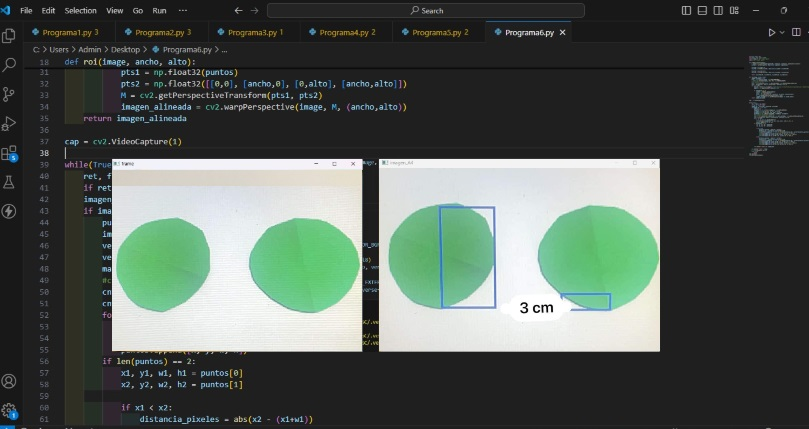
#> input picture Evidencia.jpg, 809 x 429 px, given in place of the camera
$ python Programa6.py
#> lines starting #> are read from the running program, lines starting #| are printed output that depends on the picture; after the words box and inside, x2 and y2 are one past the last pixel; in counts of white or black regions, pixels touching at a corner belong together
#> further down, frame is the input picture: shape (429, 809, 3); mean B, G, R 83.4, 89.6, 80.5
from ast import Not
from email.mime import image
import numpy as np
import cv2

def ordenar_puntos(puntos):
    n_puntos = np.concatenate([puntos[0], puntos[1], puntos[2], puntos[3]]).tolist()
    y_order = sorted(n_puntos, key=lambda n_puntos: n_puntos[1])

    x1_order = y_order[:2]
    x1_order = sorted(x1_order, key=lambda x1_order: x1_order[0])

    x2_order = y_order[2:4]
    x2_order = sorted(x2_order, key=lambda x2_order: x2_order[0])

    return [x1_order[0], x1_order[1], x2_order[0], x2_order[1]]

def roi(image, ancho, alto):
#> called with ancho = 720, alto = 509
    imagen_alineada = None
    gray = cv2.cvtColor(image, cv2.COLOR_BGR2GRAY)
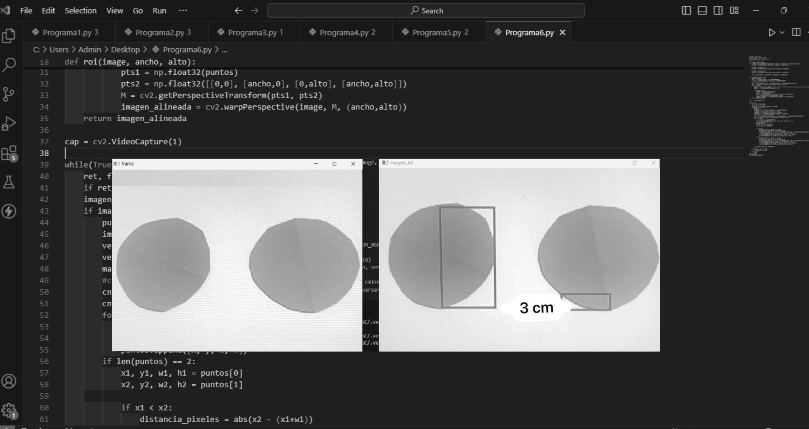
#> gray: shape (429, 809); min 0, max 255, mean 86.1
    _, th = cv2.threshold(gray, 150, 255, cv2.THRESH_BINARY)
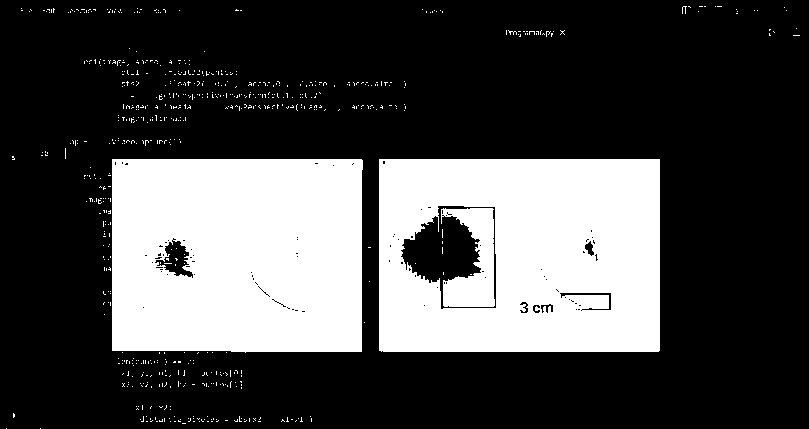
#> th: shape (429, 809); 28.5% white; 677 white regions (674 under 20 px)
    #cv2.imshow('th',th)
    cnts = cv2.findContours(th, cv2.RETR_EXTERNAL, cv2.CHAIN_APPROX_SIMPLE)[0]
#> cnts = 661 contours, 659 with area under 20; largest, box (x1, y1, x2, y2) and area: (379, 159, 660, 352) 53757, (112, 159, 363, 353) 47700
    cnts = sorted(cnts, key=cv2.contourArea, reverse=True)[:1]
#> cnts = 1 contour; box (x1, y1, x2, y2) and area: (379, 159, 660, 352) 53757
    for c in cnts:
        epsilon = 0.01*cv2.arcLength(c,True) #aplica la transformación de perspectiva e identificacion
        approx = cv2.approxPolyDP(c,epsilon,True)

        if len(approx) == 4:
            puntos = ordenar_puntos(approx)
            pts1 = np.float32(puntos)
            pts2 = np.float32([[0,0], [ancho,0], [0,alto], [ancho,alto]])
            M = cv2.getPerspectiveTransform(pts1, pts2)
            imagen_alineada = cv2.warpPerspective(image, M, (ancho,alto))
#> this loop made 1 pass
#> (epsilon, n_puntos in ordenar_puntos, pts1, pts2) on pass 1: (9.44, [[379, 159], [379, 350], [659, 350], [659, 159]], [[379, 159], [659, 159], [379, 350], [659, 350]], [[0, 0], [720, 0], [0, 509], [720, 509]])
#> pass 1, in roi, `imagen_alineada = cv2.warpPerspective(image, M, (ancho,alto))`:
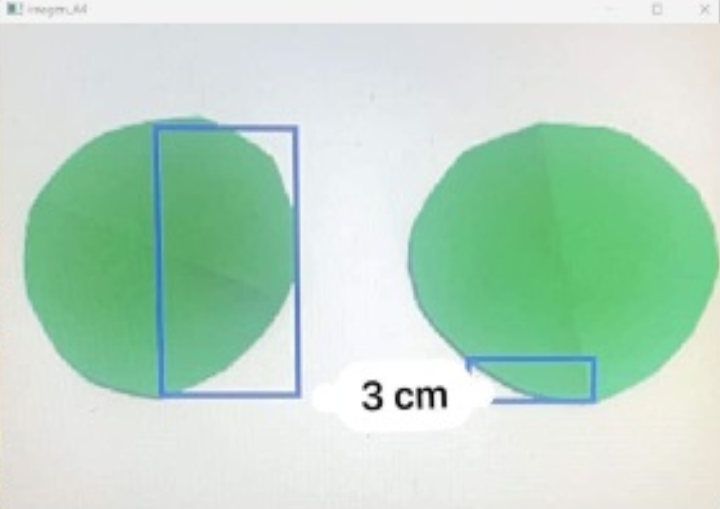
#> imagen_alineada: shape (509, 720, 3); mean B, G, R 198, 217.2, 187.6
    return imagen_alineada

cap = cv2.VideoCapture(1)

while(True):
    ret, frame = cap.read()
    if ret == False: break
    imagen_A4 = roi(frame, ancho=720, alto=509)
    if imagen_A4 is not None:
        puntos = []
        imagenHSV = cv2.cvtColor(imagen_A4, cv2.COLOR_BGR2HSV)
#> imagenHSV: shape (509, 720, 3); mean H, S, V 63.6, 43.5, 219
        verdeBajo = np.array([36, 14, 0], np.uint8)
        verdeAlto = np.array([56, 120, 255], np.uint8)
        maskVerde = cv2.inRange(imagenHSV, verdeBajo, verdeAlto)
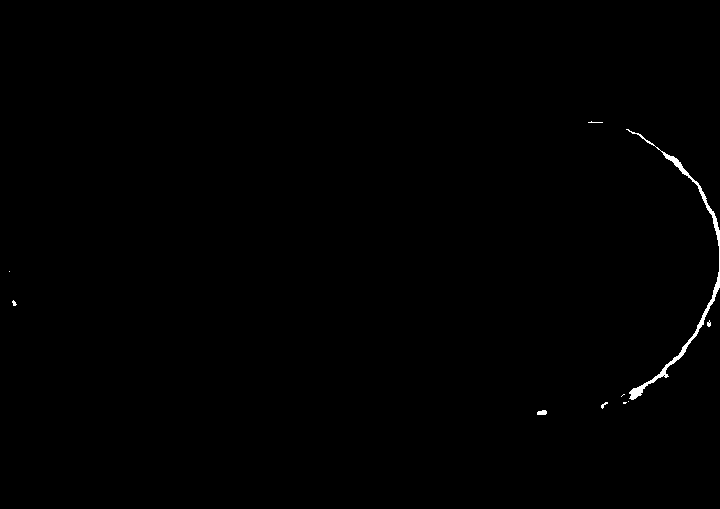
#> maskVerde: shape (509, 720); 0.35% white; 10 white regions (7 under 20 px)
        #cv2.imshow('maskVerde',maskVerde)
        cnts = cv2.findContours(maskVerde, cv2.RETR_EXTERNAL, cv2.CHAIN_APPROX_SIMPLE)[0]
#> cnts = 10 contours, 8 with area under 20; largest, box (x1, y1, x2, y2) and area: (626, 129, 720, 400) 855, (537, 410, 547, 415) 30
        cnts = sorted(cnts, key=cv2.contourArea, reverse=True)[:2]
#> cnts = 2 contours; box (x1, y1, x2, y2) and area: (626, 129, 720, 400) 855, (537, 410, 547, 415) 30
        for c in cnts:
            x, y, w, h = cv2.boundingRect(c)
            cv2.rectangle(imagen_A4, (x, y), (x+w, y+h), (255, 0, 0), 2)
            puntos.append([x, y, w, h])
#> this loop made 2 passes
#> (x, y, w, h) on passes 1 to 2: (626, 129, 94, 271), (537, 410, 10, 5)
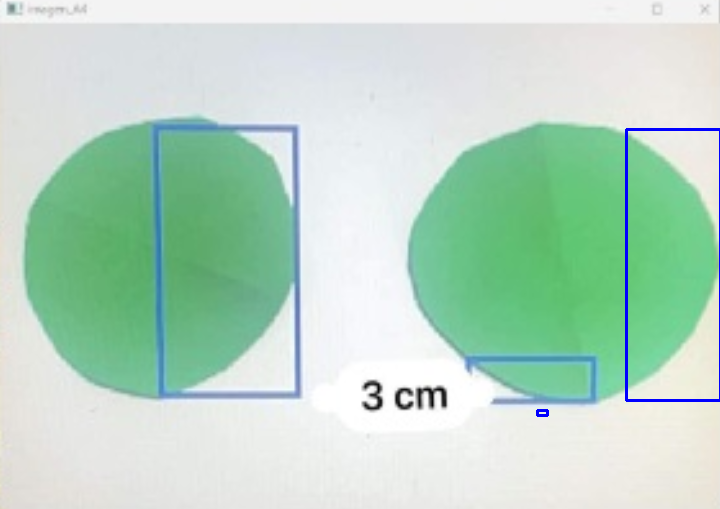
#> imagen_A4: shape (509, 720, 3); 0.47% of pixels changed, all inside (x1, y1, x2, y2) = (536, 128, 720, 417)
#> after the loop, puntos = [[626, 129, 94, 271], [537, 410, 10, 5]]
        if len(puntos) == 2:
            x1, y1, w1, h1 = puntos[0]
#> x1 = 626; y1 = 129; w1 = 94; h1 = 271
            x2, y2, w2, h2 = puntos[1]
#> x2 = 537; y2 = 410; w2 = 10; h2 = 5

            if x1 < x2:
                distancia_pixeles = abs(x2 - (x1+w1))
                distancia_cm = (distancia_pixeles*29.7)/720
                cv2.putText(imagen_A4, "{:.2f} cm".format(distancia_cm), (x1+w1+distancia_pixeles//2, y1-30), 2, 0.8, (0,0,255), 1, cv2.LINE_AA)
                cv2.line(imagen_A4,(x1+w1,y1-20),(x2, y1-20),(0, 0, 255),2)
                cv2.line(imagen_A4,(x1+w1,y1-30),(x1+w1, y1-10),(0, 0, 255),2)
                cv2.line(imagen_A4,(x2,y1-30),(x2, y1-10),(0, 0, 255),2)
            else:
                distancia_pixeles = abs(x1 - (x2+w2))
#> distancia_pixeles = 79
                distancia_cm = (distancia_pixeles*29.7)/720
#> distancia_cm = 3.26
                cv2.putText(imagen_A4, "{:.2f} cm".format(distancia_cm), (x2+w2+distancia_pixeles//2, y2-30), 2, 0.8, (0,0,255), 1, cv2.LINE_AA)
                cv2.line(imagen_A4,(x2+w2,y2-20),(x1, y2-20),(0, 0, 255),2)
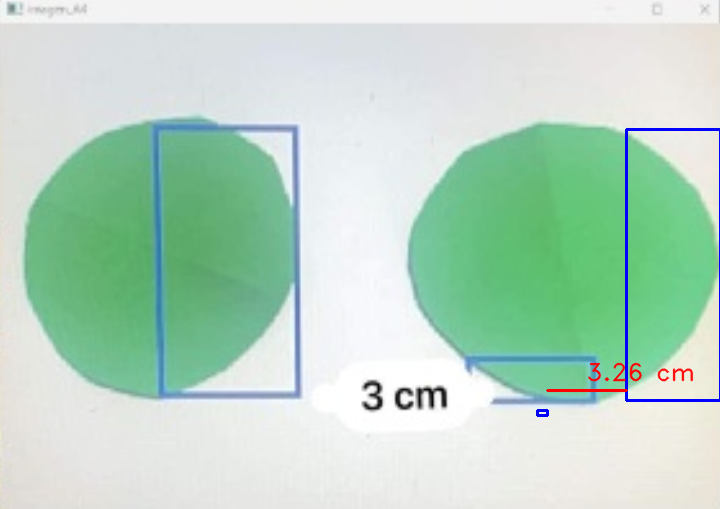
#> imagen_A4: shape (509, 720, 3); mean B, G, R 198, 215.8, 187
                cv2.line(imagen_A4,(x2+w2,y2-30),(x2+w2, y2-10),(0, 0, 255),2)
#> imagen_A4: shape (509, 720, 3); 0.02% of pixels changed, all inside (x1, y1, x2, y2) = (546, 379, 549, 402)
                cv2.line(imagen_A4,(x1,y2-30),(x1, y2-10),(0, 0, 255),2)
#> imagen_A4: shape (509, 720, 3); mean B, G, R 198, 215.7, 187

        cv2.imshow('imagen_A4',imagen_A4)

    cv2.imshow('frame', frame)
    k = cv2.waitKey(1) & 0xFF
#> (key Esc is pressed here)
    if k == 27:
        break
cap.release()
cv2.destroyAllWindows()
